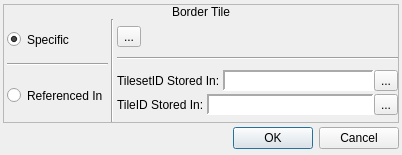
<?xml version="1.0" encoding="UTF-8"?>
<ui version="4.0">
 <class>ConfigureEvent_ChangeBorderTile</class>
 <widget class="QDialog" name="ConfigureEvent_ChangeBorderTile">
  <property name="geometry">
   <rect>
    <x>0</x>
    <y>0</y>
    <width>402</width>
    <height>155</height>
   </rect>
  </property>
  <property name="windowTitle">
   <string>Change Border Tile</string>
  </property>
  <property name="windowIcon">
   <iconset resource="gui_icons.qrc">
    <normaloff>:/icons/openrpgmaker.png</normaloff>:/icons/openrpgmaker.png</iconset>
  </property>
  <property name="styleSheet">
   <string notr="true">.QFrame
{
	border-width: 1px;
	border-style: solid;
	border-color: palette(window-text);
}

.QFrame&gt;QLabel
{
	border-width: 0px;
	background-color: palette(window-text);
	color: palette(window);
	font-weight: bold;
}

.QFrame&gt;QCheckBox
{
	background-color: palette(window-text);
	border-width: 0px;
	border-style: none;
	color: palette(window);
	spacing: 3px;
	font-weight: bold;
	padding: 0px 0px 0px 3px;
}

.QFrame&gt;QCheckBox::indicator
{
	min-width: 8px;
	max-width: 8px;
	min-height: 8px;
	max-height: 8px;
	width: 8px;
	height: 8px;
	border-width: 2px;
	border-radius: 0px;
	border-style: ridge;
	border-color: palette(mid);
}

.QFrame&gt;QCheckBox::indicator:unchecked
{
	background-color: palette(base);
}

.QFrame&gt;QCheckBox::indicator:checked
{
	background-color: palette(window-text);
}

.QFrame&gt;QCheckBox::indicator:hover
{
	border-color: palette(highlight);
}</string>
  </property>
  <layout class="QVBoxLayout" name="verticalLayout">
   <property name="spacing">
    <number>3</number>
   </property>
   <property name="margin">
    <number>3</number>
   </property>
   <item>
    <widget class="QFrame" name="frame_4">
     <property name="sizePolicy">
      <sizepolicy hsizetype="Preferred" vsizetype="Fixed">
       <horstretch>0</horstretch>
       <verstretch>0</verstretch>
      </sizepolicy>
     </property>
     <property name="frameShape">
      <enum>QFrame::StyledPanel</enum>
     </property>
     <property name="frameShadow">
      <enum>QFrame::Raised</enum>
     </property>
     <layout class="QVBoxLayout" name="verticalLayout_4">
      <property name="spacing">
       <number>0</number>
      </property>
      <property name="margin">
       <number>0</number>
      </property>
      <item>
       <widget class="QLabel" name="label_4">
        <property name="sizePolicy">
         <sizepolicy hsizetype="Preferred" vsizetype="Fixed">
          <horstretch>0</horstretch>
          <verstretch>0</verstretch>
         </sizepolicy>
        </property>
        <property name="text">
         <string>Border Tile</string>
        </property>
        <property name="alignment">
         <set>Qt::AlignCenter</set>
        </property>
       </widget>
      </item>
      <item>
       <widget class="QWidget" name="widget_9" native="true">
        <layout class="QHBoxLayout" name="horizontalLayout_29">
         <property name="spacing">
          <number>3</number>
         </property>
         <property name="leftMargin">
          <number>3</number>
         </property>
         <property name="topMargin">
          <number>0</number>
         </property>
         <property name="rightMargin">
          <number>0</number>
         </property>
         <property name="bottomMargin">
          <number>0</number>
         </property>
         <item>
          <widget class="QWidget" name="widget_24" native="true">
           <layout class="QVBoxLayout" name="verticalLayout_14">
            <property name="spacing">
             <number>3</number>
            </property>
            <property name="margin">
             <number>0</number>
            </property>
            <item>
             <widget class="QRadioButton" name="rbSpecificTile">
              <property name="minimumSize">
               <size>
                <width>0</width>
                <height>41</height>
               </size>
              </property>
              <property name="maximumSize">
               <size>
                <width>16777215</width>
                <height>41</height>
               </size>
              </property>
              <property name="text">
               <string>Specific</string>
              </property>
              <property name="checked">
               <bool>true</bool>
              </property>
             </widget>
            </item>
            <item>
             <widget class="Line" name="line_7">
              <property name="orientation">
               <enum>Qt::Horizontal</enum>
              </property>
             </widget>
            </item>
            <item>
             <widget class="QRadioButton" name="rbReferencedTile">
              <property name="sizePolicy">
               <sizepolicy hsizetype="Minimum" vsizetype="Preferred">
                <horstretch>0</horstretch>
                <verstretch>0</verstretch>
               </sizepolicy>
              </property>
              <property name="minimumSize">
               <size>
                <width>0</width>
                <height>53</height>
               </size>
              </property>
              <property name="maximumSize">
               <size>
                <width>16777215</width>
                <height>53</height>
               </size>
              </property>
              <property name="text">
               <string>Referenced In</string>
              </property>
             </widget>
            </item>
           </layout>
          </widget>
         </item>
         <item>
          <widget class="Line" name="line_8">
           <property name="orientation">
            <enum>Qt::Vertical</enum>
           </property>
          </widget>
         </item>
         <item>
          <widget class="QWidget" name="widget_3" native="true">
           <layout class="QVBoxLayout" name="verticalLayout_15">
            <property name="spacing">
             <number>3</number>
            </property>
            <property name="margin">
             <number>0</number>
            </property>
            <item>
             <widget class="QWidget" name="wTile" native="true">
              <property name="sizePolicy">
               <sizepolicy hsizetype="Preferred" vsizetype="Fixed">
                <horstretch>0</horstretch>
                <verstretch>0</verstretch>
               </sizepolicy>
              </property>
              <layout class="QHBoxLayout" name="horizontalLayout_24">
               <property name="spacing">
                <number>0</number>
               </property>
               <property name="margin">
                <number>0</number>
               </property>
               <item>
                <widget class="TileButton" name="bTile">
                 <property name="text">
                  <string>...</string>
                 </property>
                 <property name="icon">
                  <iconset resource="gui_icons.qrc">
                   <normaloff>:/icons/addtile.png</normaloff>:/icons/addtile.png</iconset>
                 </property>
                 <property name="iconSize">
                  <size>
                   <width>32</width>
                   <height>32</height>
                  </size>
                 </property>
                </widget>
               </item>
               <item>
                <spacer name="horizontalSpacer_4">
                 <property name="orientation">
                  <enum>Qt::Horizontal</enum>
                 </property>
                 <property name="sizeHint" stdset="0">
                  <size>
                   <width>305</width>
                   <height>20</height>
                  </size>
                 </property>
                </spacer>
               </item>
              </layout>
             </widget>
            </item>
            <item>
             <widget class="Line" name="line_2">
              <property name="orientation">
               <enum>Qt::Horizontal</enum>
              </property>
             </widget>
            </item>
            <item>
             <widget class="QWidget" name="wTileVariables" native="true">
              <property name="sizePolicy">
               <sizepolicy hsizetype="Preferred" vsizetype="Fixed">
                <horstretch>0</horstretch>
                <verstretch>0</verstretch>
               </sizepolicy>
              </property>
              <layout class="QVBoxLayout" name="verticalLayout_16">
               <property name="spacing">
                <number>3</number>
               </property>
               <property name="margin">
                <number>0</number>
               </property>
               <item>
                <widget class="QWidget" name="widget_26" native="true">
                 <layout class="QHBoxLayout" name="horizontalLayout_27">
                  <property name="spacing">
                   <number>3</number>
                  </property>
                  <property name="margin">
                   <number>0</number>
                  </property>
                  <item>
                   <widget class="QLabel" name="label_11">
                    <property name="sizePolicy">
                     <sizepolicy hsizetype="Fixed" vsizetype="Preferred">
                      <horstretch>0</horstretch>
                      <verstretch>0</verstretch>
                     </sizepolicy>
                    </property>
                    <property name="text">
                     <string>TilesetID Stored In:</string>
                    </property>
                   </widget>
                  </item>
                  <item>
                   <widget class="QWidget" name="widget_4" native="true">
                    <layout class="QHBoxLayout" name="horizontalLayout_25">
                     <property name="spacing">
                      <number>0</number>
                     </property>
                     <property name="margin">
                      <number>0</number>
                     </property>
                     <item>
                      <widget class="QLabel" name="lblTilesetVariable">
                       <property name="sizePolicy">
                        <sizepolicy hsizetype="Preferred" vsizetype="Preferred">
                         <horstretch>0</horstretch>
                         <verstretch>0</verstretch>
                        </sizepolicy>
                       </property>
                       <property name="minimumSize">
                        <size>
                         <width>150</width>
                         <height>0</height>
                        </size>
                       </property>
                       <property name="font">
                        <font>
                         <family>Monospace</family>
                        </font>
                       </property>
                       <property name="styleSheet">
                        <string notr="true">background-color: palette(base);</string>
                       </property>
                       <property name="frameShape">
                        <enum>QFrame::Panel</enum>
                       </property>
                       <property name="frameShadow">
                        <enum>QFrame::Sunken</enum>
                       </property>
                       <property name="lineWidth">
                        <number>2</number>
                       </property>
                       <property name="text">
                        <string/>
                       </property>
                      </widget>
                     </item>
                     <item>
                      <widget class="QToolButton" name="bBrowseTilesetVariables">
                       <property name="text">
                        <string>...</string>
                       </property>
                       <property name="icon">
                        <iconset resource="gui_icons.qrc">
                         <normaloff>:/icons/fileopen.png</normaloff>:/icons/fileopen.png</iconset>
                       </property>
                      </widget>
                     </item>
                    </layout>
                   </widget>
                  </item>
                 </layout>
                </widget>
               </item>
               <item>
                <widget class="QWidget" name="widget_27" native="true">
                 <layout class="QHBoxLayout" name="horizontalLayout_28">
                  <property name="spacing">
                   <number>3</number>
                  </property>
                  <property name="margin">
                   <number>0</number>
                  </property>
                  <item>
                   <widget class="QLabel" name="label_12">
                    <property name="sizePolicy">
                     <sizepolicy hsizetype="Fixed" vsizetype="Preferred">
                      <horstretch>0</horstretch>
                      <verstretch>0</verstretch>
                     </sizepolicy>
                    </property>
                    <property name="text">
                     <string>TileID Stored In:</string>
                    </property>
                   </widget>
                  </item>
                  <item>
                   <widget class="QWidget" name="widget_5" native="true">
                    <layout class="QHBoxLayout" name="horizontalLayout_26">
                     <property name="spacing">
                      <number>0</number>
                     </property>
                     <property name="margin">
                      <number>0</number>
                     </property>
                     <item>
                      <widget class="QLabel" name="lblTileVariable">
                       <property name="sizePolicy">
                        <sizepolicy hsizetype="Preferred" vsizetype="Preferred">
                         <horstretch>0</horstretch>
                         <verstretch>0</verstretch>
                        </sizepolicy>
                       </property>
                       <property name="minimumSize">
                        <size>
                         <width>150</width>
                         <height>0</height>
                        </size>
                       </property>
                       <property name="font">
                        <font>
                         <family>Monospace</family>
                        </font>
                       </property>
                       <property name="styleSheet">
                        <string notr="true">background-color: palette(base);</string>
                       </property>
                       <property name="frameShape">
                        <enum>QFrame::Panel</enum>
                       </property>
                       <property name="frameShadow">
                        <enum>QFrame::Sunken</enum>
                       </property>
                       <property name="lineWidth">
                        <number>2</number>
                       </property>
                       <property name="text">
                        <string/>
                       </property>
                      </widget>
                     </item>
                     <item>
                      <widget class="QToolButton" name="bBrowseTileVariables">
                       <property name="text">
                        <string>...</string>
                       </property>
                       <property name="icon">
                        <iconset resource="gui_icons.qrc">
                         <normaloff>:/icons/fileopen.png</normaloff>:/icons/fileopen.png</iconset>
                       </property>
                      </widget>
                     </item>
                    </layout>
                   </widget>
                  </item>
                 </layout>
                </widget>
               </item>
              </layout>
             </widget>
            </item>
           </layout>
          </widget>
         </item>
        </layout>
       </widget>
      </item>
     </layout>
    </widget>
   </item>
   <item>
    <widget class="QDialogButtonBox" name="buttonBox">
     <property name="orientation">
      <enum>Qt::Horizontal</enum>
     </property>
     <property name="standardButtons">
      <set>QDialogButtonBox::Cancel|QDialogButtonBox::Ok</set>
     </property>
    </widget>
   </item>
  </layout>
 </widget>
 <customwidgets>
  <customwidget>
   <class>TileButton</class>
   <extends>QToolButton</extends>
   <header>tilebutton.h</header>
  </customwidget>
 </customwidgets>
 <resources>
  <include location="gui_icons.qrc"/>
 </resources>
 <connections>
  <connection>
   <sender>buttonBox</sender>
   <signal>accepted()</signal>
   <receiver>ConfigureEvent_ChangeBorderTile</receiver>
   <slot>accept()</slot>
   <hints>
    <hint type="sourcelabel">
     <x>248</x>
     <y>254</y>
    </hint>
    <hint type="destinationlabel">
     <x>157</x>
     <y>274</y>
    </hint>
   </hints>
  </connection>
  <connection>
   <sender>buttonBox</sender>
   <signal>rejected()</signal>
   <receiver>ConfigureEvent_ChangeBorderTile</receiver>
   <slot>reject()</slot>
   <hints>
    <hint type="sourcelabel">
     <x>316</x>
     <y>260</y>
    </hint>
    <hint type="destinationlabel">
     <x>286</x>
     <y>274</y>
    </hint>
   </hints>
  </connection>
 </connections>
</ui>
